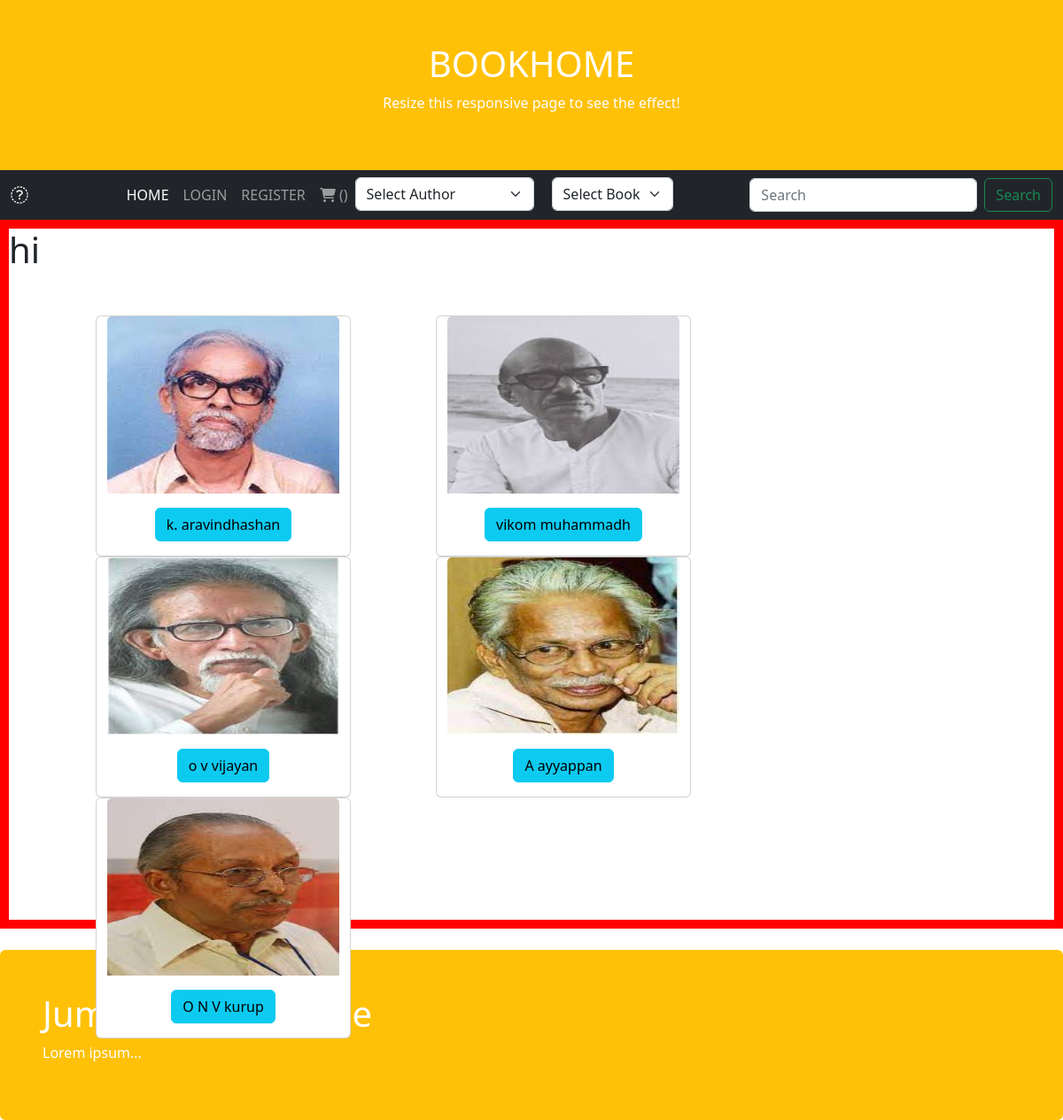
The app's page /auther/ with its own data.
### mybook/models.py (models this page shows, shortened)
class Author(models.Model):
    author_name = models.CharField(max_length=20)
    auther_desc=models.TextField(blank=True)
    auther_image=models.ImageField(upload_to='auther',blank=True)
    author_age = IntegerField()

### mybook/views.py (the view)
# urls.py: path('auther/', views.view_authors, name='view_authors'),
def view_authors(request):
    author=True
    author_names = Author.objects.all()
    return render(request, 'auther.html', {"author_names": author_names,'author':author})

### templates/auther.html (shortened to what this page needs)
{% extends 'base.html' %}
{% block content %}
<section style="height: 800px; border: 10px solid red;">
  <h1>hi {{user.username}}</h1>
    <div class="row" style="margin: 50px 50px 50px 50px;">
      {% for author_name in author_names %}
      <div class="card mx-5" style="width: 18rem;">
        <img src="{{ author_name.auther_image.url }}" class="card-img-top" style="height: 200px;">
        <div class="card-body" style="text-align: center;">
        <a href="{% url 'author_books' author_name.id %}"><button class="btn btn btn-info">{{ author_name.author_name }}</button></a>
        </div>
      </div>
        {% endfor %}
    </div>
</section>
{% endblock %}

### records on screen
Author: auther_image (picture), author_name "k. aravindhashan"
Author: auther_image (picture), author_name "vikom muhammadh"
Author: auther_image (picture), author_name "o v vijayan"
Author: auther_image (picture), author_name "A ayyappan"
Author: auther_image (picture), author_name "O N V kurup"
